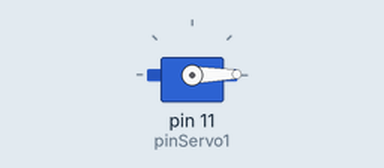
This sketch was run on a simulated Arduino Uno, built with avr-gcc and run on an emulated ATmega328P. On the bench: servo.

Above: at 0.05 s.
At 3.85 s:
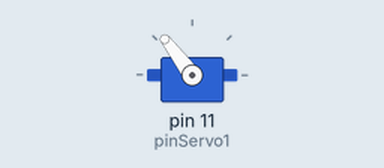
At 7.65 s:
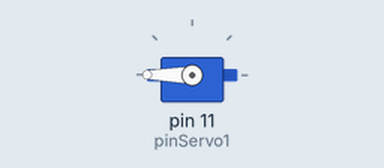
At 15.25 s:
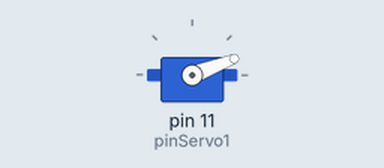
Timing chart, 0 to 27.2 s (numbered marks = the images above):
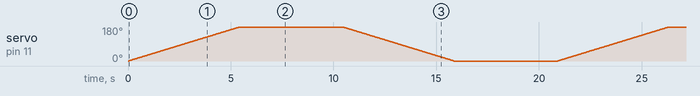

The sketch:

sketch_mar02a.ino
```cpp
#include <Servo.h>

Servo myServo1;
int pos;
int pinServo1=11;

void setup() {
  pos = 0;
  myServo1.attach(pinServo1);
}

void loop() {
  for(pos = 0; pos  <= 180; pos +=1) {
    myServo1.write(pos);
    delay(30);
  }
  delay(5000);
  for(pos =180; pos >=0; pos -=1) {
    myServo1.write(pos);
    delay(30);
  }
  delay(5000);
}
```
